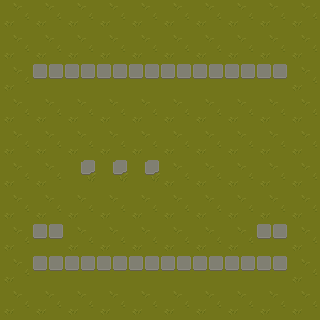

Tiled map render using the project's own tile images. Description and the whole map definition, tile-layer contents included, below:
An orthogonal 10x10 tile map with 32x32 px tiles, 2 tile layers (ground, colision) and 2 objects.

<map version="1.10" tiledversion="1.11.0" orientation="orthogonal" renderorder="right-down" width="10" height="10" tilewidth="32" tileheight="32" infinite="0" nextlayerid="3" nextobjectid="1">
 <editorsettings>
  <export target="../../src/testjson.tmj" format="json" />
 </editorsettings>
 <tileset firstgid="1" name="TX Tileset Grass" tilewidth="32" tileheight="32" tilecount="64" columns="8">
  <image source="Texture/TX Tileset Grass.png" width="256" height="256" />
  <tile id="44">
   <properties>
    <property name="collision" type="bool" value="true" />
   </properties>
   <objectgroup draworder="index" id="2">
    <object id="3" x="1" y="19" width="32" height="11" />
   </objectgroup>
  </tile>
  <tile id="53">
   <objectgroup draworder="index" id="2">
    <object id="1" x="13" y="18" />
   </objectgroup>
  </tile>
 </tileset>
 <layer id="1" name="ground" width="10" height="10">
  <data encoding="csv">
18,18,18,18,18,18,18,18,18,18,
18,18,18,18,18,18,18,18,18,18,
18,18,18,18,18,18,18,18,18,18,
18,18,18,18,18,18,18,18,18,18,
18,18,18,18,18,18,18,18,18,18,
18,18,18,18,18,18,18,18,18,18,
18,18,18,18,18,18,18,18,18,18,
18,18,18,18,18,18,18,18,18,18,
18,18,18,18,18,18,18,18,18,18,
18,18,18,18,18,18,18,18,18,18
</data>
 </layer>
 <layer id="2" name="colision" width="10" height="10">
  <data encoding="csv">
0,0,0,0,0,0,0,0,0,0,
0,0,0,0,0,0,0,0,0,0,
0,45,45,45,45,45,45,45,45,0,
0,0,0,0,0,0,0,0,0,0,
0,0,0,0,0,0,0,0,0,0,
0,0,54,54,54,0,0,0,0,0,
0,0,0,0,0,0,0,0,0,0,
0,45,0,0,0,0,0,0,45,0,
0,45,45,45,45,45,45,45,45,0,
0,0,0,0,0,0,0,0,0,0
</data>
 </layer>
</map>
